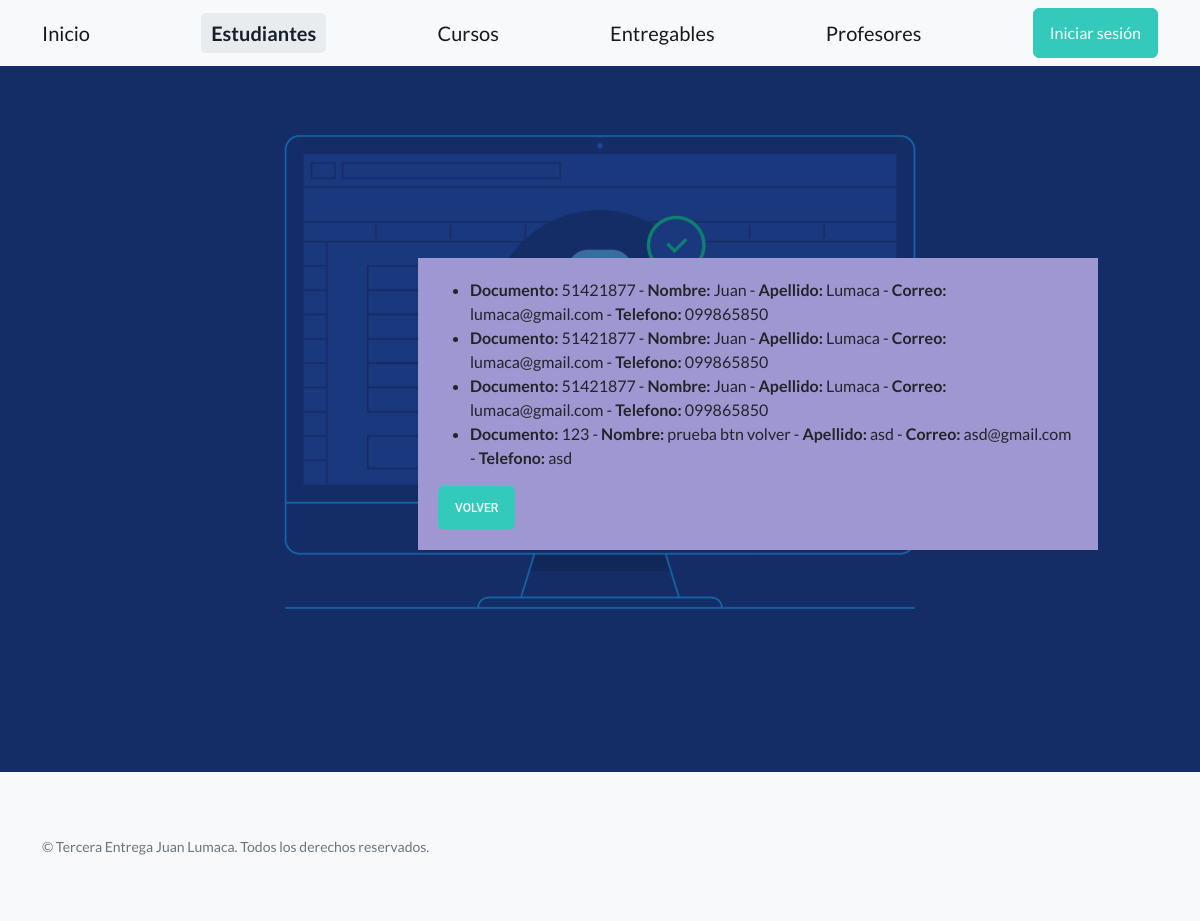
Before: /AppCoder/buscarEstudiantes with the older database file.
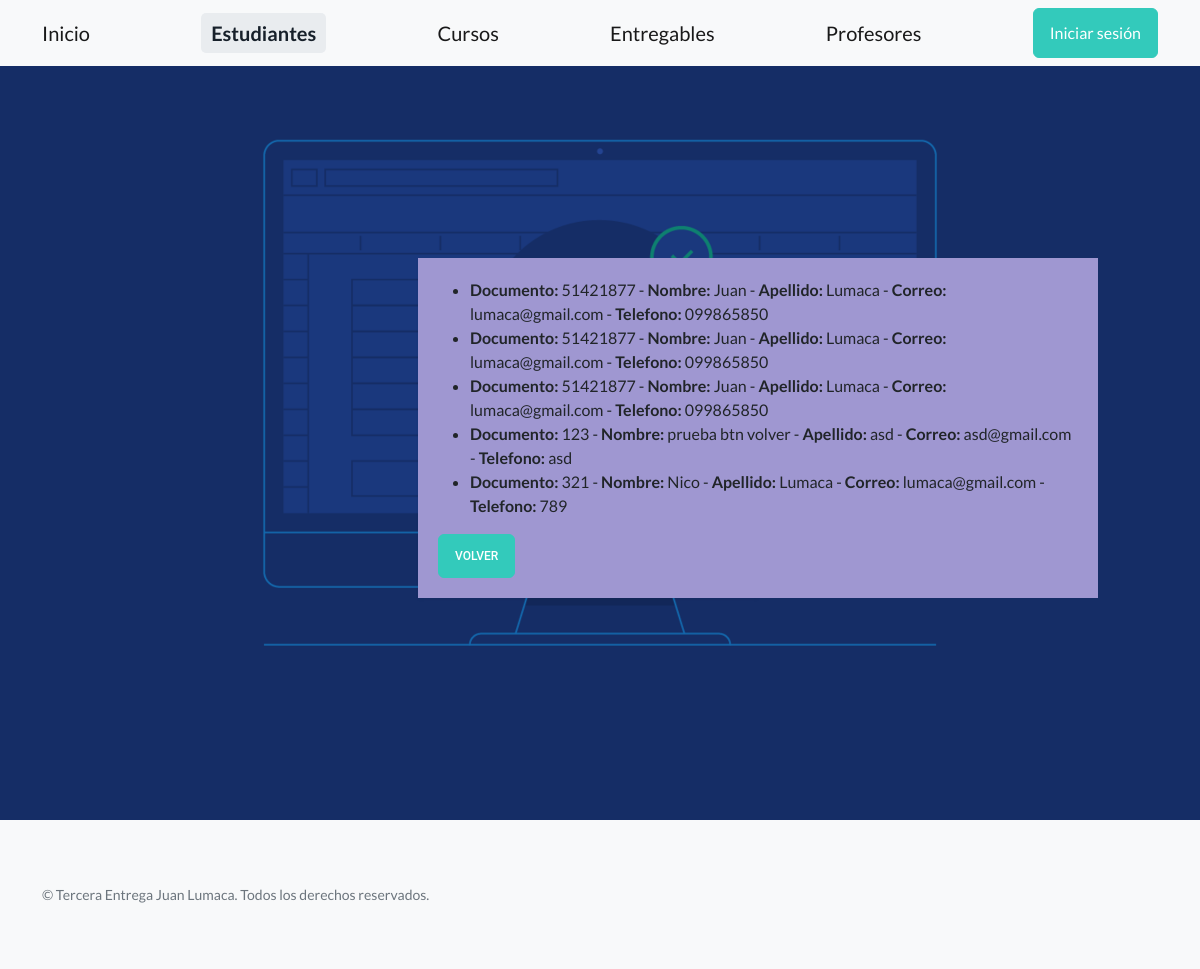
After: the same page with the newer database file.
### AppCoder/models.py (models this page shows)
class Estudiante(models.Model):
    documento = models.CharField(max_length=10)
    nombre = models.CharField(max_length=30)
    apellido = models.CharField(max_length=30)
    email = models.CharField(max_length=30)
    telefono = models.CharField(max_length=30)

### AppCoder/views.py (the view)
# urls.py: path('buscarEstudiantes', views.buscarEstudiantesTodos,name="BuscarEstudiantes"),#ESTUDIANTES
def buscarEstudiantesTodos(req):
    try:
        if req.method == "GET":
            estudiantes = Estudiante.objects.all()
            return render(req, "Estudiantes/formConsultarTodosEstudiantes.html", {"estudiantes": estudiantes,'active_page': 'estudiantes'})
    except OperationalError as e:
        return render(req, "Estudiantes/formConsultarTodosEstudiantes.html", {'error_message':f"Ha ocurrido un error no controlado con la base de datos: {str(e)}",'active_page': 'estudiantes'})
    except IntegrityError as e:
        return render(req, "Estudiantes/formConsultarTodosEstudiantes.html", {'error_message':f"Ha ocurrido un error de integridad no controlado con la base de datos: {str(e)}",'active_page': 'estudiantes'})
    except ValueError as e:
        return render(req, "Estudiantes/formConsultarTodosEstudiantes.html", {'error_message':f"Se deben ingresar los datos: {str(e)}",'active_page': 'estudiantes'})
    except Exception as e:
        return render(req, "Estudiantes/formConsultarTodosEstudiantes.html", {'error_message':f"Excepción no controlada: {str(e)}",'active_page': 'estudiantes'})

### AppCoder/templates/Estudiantes/formConsultarTodosEstudiantes.html (shortened to what this page needs)
{% extends "padre.html" %}
{% load static %}
{% block contenidoQueCambia %}
  <div class="padding">
    <div class="row container d-flex justify-content-center">
      <div class="col-md-6 col-lg-4">
        <div class="card">
          <div class="FondoConsulta">
            {% if error_message %}
              <p class="MensajeError">{{error_message}}</p>
            {% else %}
              {% if estudiantes %}
                <ul>
                  {% for estudiante in estudiantes %}
                    <li>
                      <strong>Documento:</strong> {{estudiante.documento}} -
                      <strong>Nombre:</strong> {{estudiante.nombre}} -
                      <strong>Apellido:</strong> {{estudiante.apellido}} -
                      <strong>Correo:</strong> {{estudiante.email}} -
                      <strong>Telefono:</strong> {{estudiante.telefono}}
                    </li>
                  {% endfor %}
                </ul>
              {% else %}
                <p class="MensajeError">No se encontraron datos!</p>
              {% endif %}
            {% endif %}
            <a href="{% url 'Estudiantes' %}" class="btn btn-block btn-bold btn-primary">Volver</a>
          </div>
        </div>
      </div>
    </div>
  </div>
{% endblock %}

Changed rows visible on the page:
added Estudiante: documento "321", nombre "Nico", apellido "Lumaca", email "lumaca@gmail.com", telefono "789"
